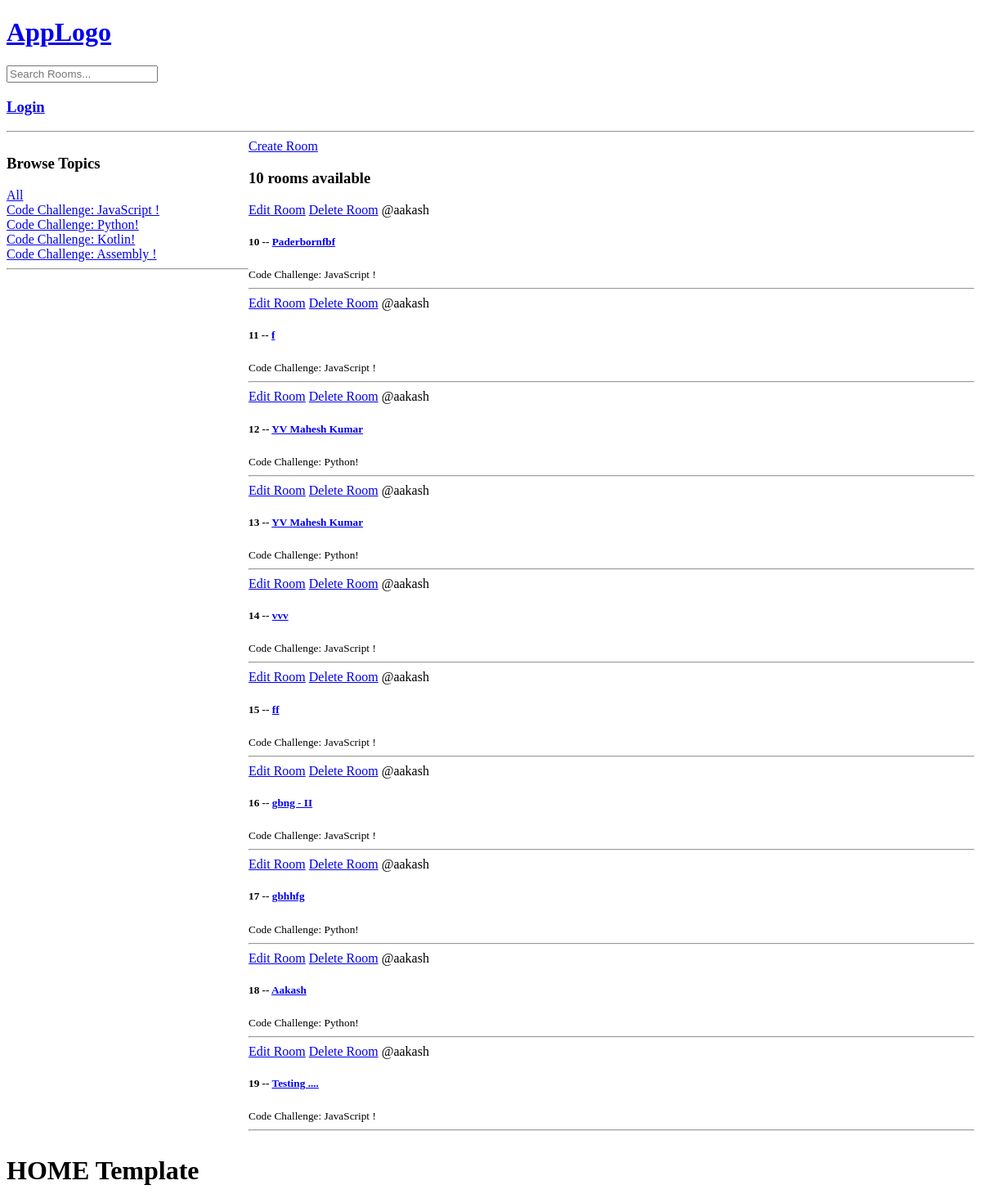
Before: / with the older database file.
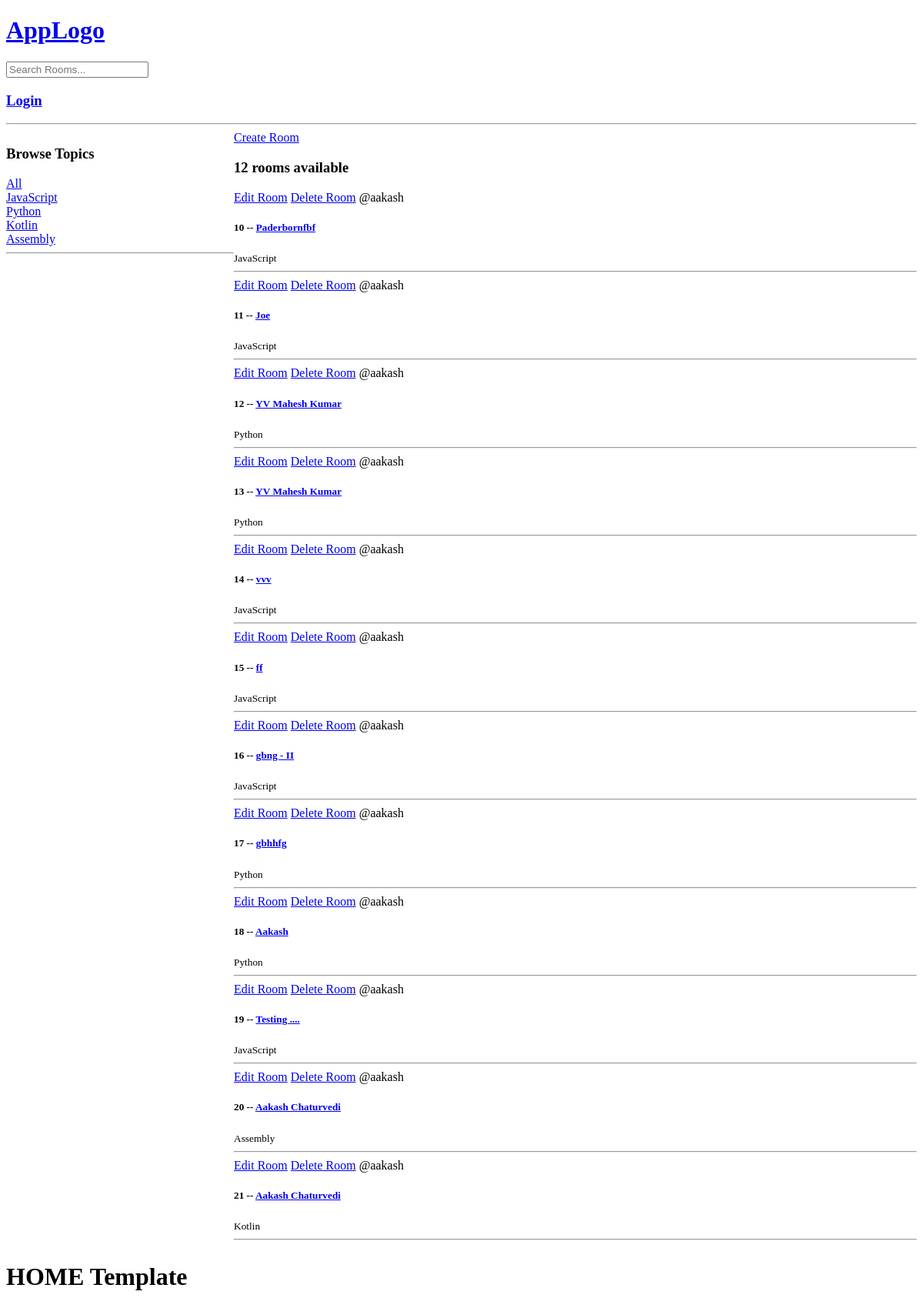
After: the same page with the newer database file.
### base/models.py (models this page shows, shortened)
class Topic(models.Model):
    name = models.CharField(max_length=100)

class Room(models.Model):
    host = models.ForeignKey(User, on_delete = models.SET_NULL, null=True)
    topic = models.ForeignKey(Topic, on_delete = models.SET_NULL, null=True)
    name = models.CharField(max_length=200)
    description = models.TextField(null=True, blank=True)
    updated = models.DateTimeField(auto_now=True)
    created = models.DateTimeField(auto_now_add=True)

### base/views.py (the view)
# urls.py: path("", views.home, name="home"),
def home(request):
    queryParam = request.GET.get("q") if request.GET.get("q") != None else ""
    topics = Topic.objects.all()
    chatrooms = Room.objects.filter(
        Q(topic__name__icontains=queryParam)
        | Q(name__icontains=queryParam)
        | Q(description__icontains=queryParam)
    )
    room_count = chatrooms.count()
    return render(
        request,
        "base/home.html",
        {"rooms": chatrooms, "topics": topics, "room_count": room_count},
    )

### base/templates/base/home.html (shortened to what this page needs)
{% extends 'main.html' %}
{% block content %}
<div class = "home-container">
    <div>
        <h3>Browse Topics</h3>
        <a href="{% url 'home'%}">All </a>
        {% for topic in topics %}
           <div>
             <a href="{% url 'home' %}?q={{topic.name}}">{{topic.name}}</a>
           </div>
        {% endfor %}
        <hr>
    </div>
    <div>
        <a href="{% url 'create-room' %}">Create Room</a>
        <h3>{{room_count}} rooms available </h3>
        <div>
            {% for room in rooms %}
             <div>
                <a href="{% url 'update-room' room.id %}">Edit Room</a>
                <a href="{% url 'delete-room' room.id %}">Delete Room</a>
                <span>@{{room.host.username}}</span>
                <h5> {{room.id}} -- <a href="/room/{{room.id}}">{{room.name}}</a> </h5>
                <small>{{room.topic.name}}</small>
                <hr>
             </div>
            {% endfor %}
        </div>
    </div>
</div>
<h1> HOME Template</h1>
{% endblock %}

### templates/main.html (shortened to what this page needs)
<!DOCTYPE html>
<html>
<head>
</head>
<body>
    {% include 'navbar.html' %}
    {% block content %}
    {% endblock %}
</body>
</html>

### templates/navbar.html (shortened to what this page needs)
<a href="/">
    <h1> AppLogo </h1>
</a>
<form method="GET" action="{% url 'home'%}">
    <input type="text" name="q" placeholder="Search Rooms...">
</form>
{% if request.user.is_authenticated %}
<a href="/logout">
    <h3> Logout </h3>
</a>
{% else %}
<a href="/login">
    <h3> Login </h3>
</a>
{% endif %}
<hr>

### base/templates/base/home.html (style rules this page uses)
.home-container { display: grid; grid-template-columns: 1fr 3fr; }

Changed rows visible on the page:
changed Topic: name "Code Challenge: JavaScript !" → "JavaScript"
changed Topic: name "Code Challenge: Python!" → "Python"
changed Topic: name "Code Challenge: Kotlin!" → "Kotlin"
changed Topic: name "Code Challenge: Assembly !" → "Assembly"
changed through a linked row, Room "Paderbornfbf": topic.name "Code Challenge: JavaScript !" → "JavaScript"
changed Room id 11: name "f" → "Joe"; topic.name "Code Challenge: JavaScript !" → "JavaScript"
changed through a linked row, Room id 12: topic.name "Code Challenge: Python!" → "Python"
changed through a linked row, Room id 13: topic.name "Code Challenge: Python!" → "Python"
changed through a linked row, Room "vvv": topic.name "Code Challenge: JavaScript !" → "JavaScript"
changed through a linked row, Room "ff": topic.name "Code Challenge: JavaScript !" → "JavaScript"
changed through a linked row, Room "gbng - II": topic.name "Code Challenge: JavaScript !" → "JavaScript"
changed through a linked row, Room "gbhhfg": topic.name "Code Challenge: Python!" → "Python"
changed through a linked row, Room "Aakash": topic.name "Code Challenge: Python!" → "Python"
changed through a linked row, Room "Testing ....": topic.name "Code Challenge: JavaScript !" → "JavaScript"
added Room: host.username "aakash", id "20", name "Aakash Chaturvedi", topic.name "Assembly"
added Room: host.username "aakash", id "21", name "Aakash Chaturvedi", topic.name "Kotlin"
Other visible differences:
{{ room_count }}: "10" → "12"
